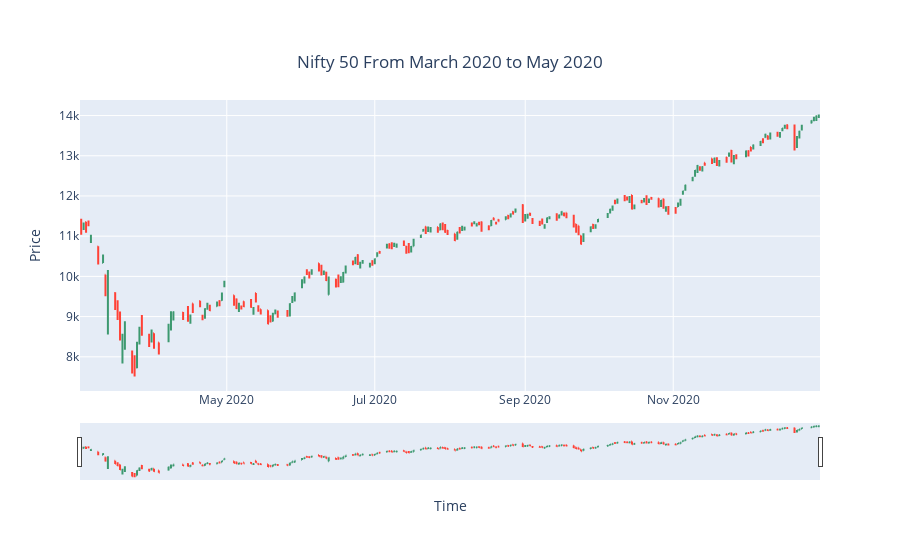

The code cell stored with this chart in its notebook:
### Markdown cell above
## OHLC chart<a id='14'></a>

### Code cell
# Obtain data from the data frame
OHLC_data = nifty_50_df['3-2020':'2020']

fig = go.Figure(data=go.Ohlc(x=OHLC_data.index,
                            open=OHLC_data['Open'],
                            high=OHLC_data['High'],
                            low=OHLC_data['Low'],
                            close=OHLC_data['Close']))

fig.update_layout(title_text='Nifty 50 From March 2020 to May 2020',
                  title={
                    'y':0.9,
                    'x':0.5,
                    'xanchor': 'center',
                    'yanchor': 'top'},
                  xaxis_rangeslider_visible=True, 
                  xaxis_title="Time", 
                  yaxis_title="Price")

fig.show()

### Figure 1 — Plotly figure (JSON) as saved in the notebook; plotly's stock layout.template omitted (floating-point values rounded to 4 significant figures; data arrays with more than 128 entries replaced by an {"elided": "..."} marker saying what was removed)
{"data": [{"close": {"elided": "209 float values"}, "high": {"elided": "209 float values"}, "low": {"elided": "209 float values"}, "open": {"elided": "209 float values"}, "type": "ohlc", "x": {"elided": "209 str values"}}], "layout": {"autosize": true, "title": {"text": "Nifty 50 From March 2020 to May 2020", "x": 0.5, "xanchor": "center", "y": 0.9, "yanchor": "top"}, "xaxis": {"autorange": true, "range": ["2020-03-01 12:00", "2020-12-31 12:00"], "rangeslider": {"autorange": true, "range": ["2020-03-01 12:00", "2020-12-31 12:00"], "visible": true, "yaxis": {"_template": null, "rangemode": "match"}}, "title": {"text": "Time"}, "type": "date"}, "yaxis": {"autorange": true, "range": [7149.0, 14390.0], "title": {"text": "Price"}}}}
